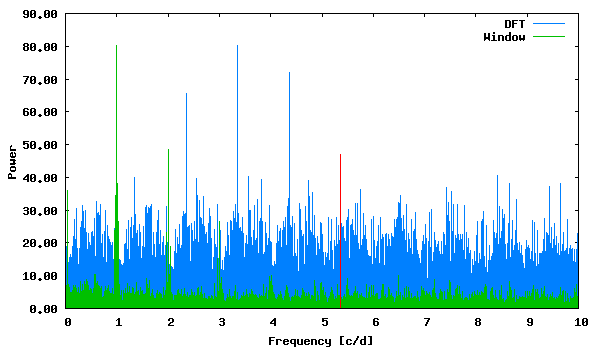

This figure's gnuplot source:
set term png size 600,350 medium
set colors classic
set output "phase_lc_14.deeming.png"
set xlabel "Frequency [c/d]"
set ylabel "Power"
set format y "%5.2f"
plot "deeming.periodogram" using 1:2 with lines linecolor 3 title "DFT", "deeming.periodogram" using 1:3 with lines linecolor 2 title "Window", "<echo '5.362570 46.86524258'" with impulses linecolor 1 title ""
 
